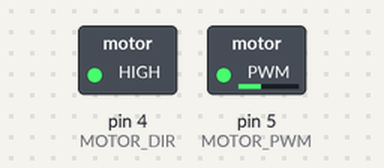
Bench run of a sketch on a simulated Arduino Uno, built with avr-gcc and run on an emulated ATmega328P. Shown: switched loads named in the sketch (green lamp = pin HIGH). What the sketch prints to the serial monitor is not drawn.

Above: at 0.1 s.
Timing chart, 0 to 1.6 s (numbered marks = the images above):
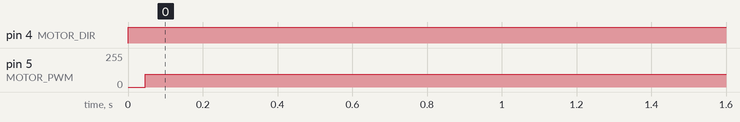

The sketch:

motor_control.ino
```cpp
#define MOTOR_DIR 4
#define MOTOR_PWM 5

void motor_control(int direction, int speed)
{
  digitalWrite(MOTOR_DIR, direction);
  analogWrite(MOTOR_PWM, speed);
}


void setup()
{
  Serial.begin(115200);
  pinMode(MOTOR_DIR, OUTPUT);
  pinMode(MOTOR_PWM, OUTPUT);
}

void loop()
{
 Serial.println("Motor Control");
 Serial.print(MOTOR_PWM);
 int i;
 for(i=0; i < 200; i++)
 {
  motor_control(1,i);

 }
}
```

Measured:
- by itself, pin 4 (MOTOR_DIR): LOW → HIGH at 0.00 s
- by itself, pin 5 (MOTOR_PWM): 0/255 → 94/255 at 0.05 s
